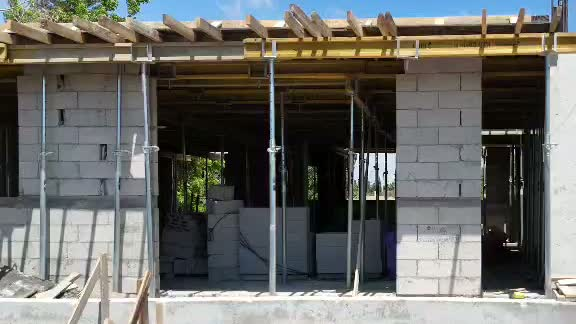
#> input picture _frames/c3_12.jpg, 576 x 324 px
$ python -i sigkit.py   (imports and definitions only)
#> lines starting #> are read from the running program, lines starting #| are printed output that depends on the picture
"""Shared drawing kit for the signature effects: sprites, easing, post effects, procedural worlds and the
synthesized sound effects. Every helper works on BGR uint8 frames (OpenCV) and BGRA uint8 sprites.
"""
from __future__ import annotations
import math
import os
import wave

import cv2
import numpy as np

import hebtext as T

W, H, FPS = 1080, 1920, 30
NAVY, RED, TEAL, MIST, WHITE = (58, 41, 7), (12, 11, 169), (114, 85, 16), (200, 182, 143), (255, 255, 255)
GLOW = (215, 205, 40)          # bright teal for glows and rims (BGR)
GOLD = (40, 180, 235)
GREY_BG = (38, 38, 38)


# ---------------------------------------------------------------- easing
def clamp(x, a=0.0, b=1.0):
    return a if x < a else b if x > b else x


def ease_out(x):
    x = clamp(x)
    return 1 - (1 - x) ** 3


def ease_in(x):
    x = clamp(x)
    return x ** 3


def ease_in_out(x):
    x = clamp(x)
    return 0.5 - 0.5 * math.cos(math.pi * x)


def back_out(x, s=1.9):
    x = clamp(x) - 1
    return 1 + (s + 1) * x ** 3 + s * x ** 2


# [24 lines left out: functions spring, hash01, text_sprite, not called in this run]


def fit_text(text: str, max_w: int, size: int, weight: int = 700) -> int:
    w = T.measure(text, size, weight)[0]
    return size if w <= max_w else max(18, int(size * max_w / max(1, w)))


# [70 lines left out: functions rrect, compose, glowed, blit, add_light, not called in this run]


def over(dst: np.ndarray, src: np.ndarray, mask: np.ndarray) -> None:
    m = mask[..., None] if mask.ndim == 2 else mask
    dst[:] = (dst.astype(np.float32) * (1 - m) + src.astype(np.float32) * m).astype(np.uint8)


# ---------------------------------------------------------------- post effects
# [34 lines left out: functions shake, flash, rgb_split, cold, not called in this run]


def grey(frame: np.ndarray, k: float = 1.0) -> np.ndarray:
    if k <= 0.003:
        return frame
    g = cv2.cvtColor(cv2.cvtColor(frame, cv2.COLOR_BGR2GRAY), cv2.COLOR_GRAY2BGR)
    if k >= 0.997:
        return g
    return cv2.addWeighted(frame, 1 - k, g, k, 0)


# [196 lines left out: functions zoom_center, mosaic, stopwatch, heart, finger, check_mark and 6 more, not called in this run]


WORLDS = {"space": world_space, "underwater": world_underwater, "city": world_city}


# ---------------------------------------------------------------- synthesized sound effects (48 kHz mono, no third party rights)
SR = 48000


def _env(n, a, d):
    t = np.arange(n) / SR
    return np.minimum(1, t / max(1e-4, a)) * np.exp(-t / max(1e-4, d))


# [5 lines left out: function _bp, not called in this run]


def _norm(x, peak=0.89):
    m = np.max(np.abs(x)) or 1
    return x / m * peak


def _sweep(n, f0, f1):
    f = np.geomspace(f0, f1, n)
    return np.sin(2 * np.pi * np.cumsum(f) / SR)


# [115 lines left out: functions _rev, synth_all, not called in this run]

>>> import cv2
>>> picture = cv2.imread('../../_frames/c3_12.jpg')
#> picture is the input picture: shape (324, 576, 3); mean B, G, R 103.2, 107, 106.4
>>> result = grey(picture)
#> in grey, `g = cv2.cvtColor(cv2.cvtColor(frame, cv2.COLOR_BGR2GRAY), cv2.COLOR_GR..`:
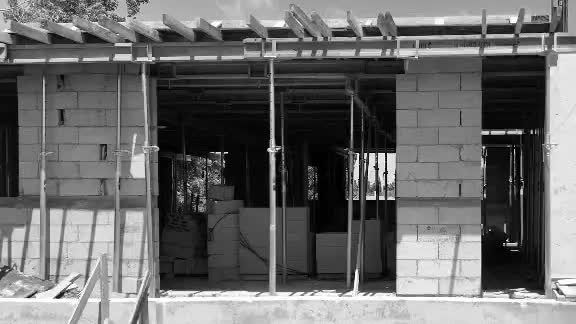
#> g: shape (324, 576, 3); min 0, max 255, mean 106.4

$ run again, on _frames/c3_50.jpg
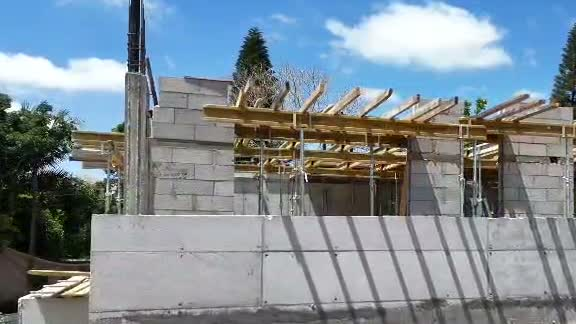
#> input picture _frames/c3_50.jpg, 576 x 324 px
#> picture is the input picture: shape (324, 576, 3); mean B, G, R 149, 140.1, 127.8
#> in grey, `g = cv2.cvtColor(cv2.cvtColor(frame, cv2.COLOR_BGR2GRAY), cv2.COLOR_GR..`:
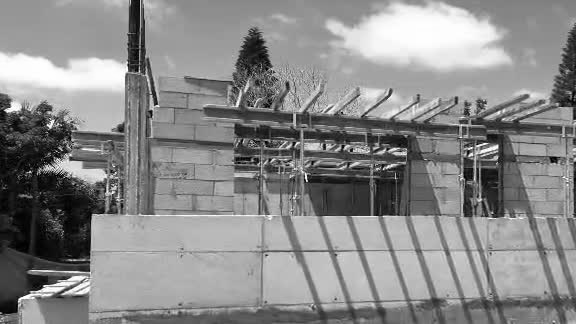
#> g: shape (324, 576, 3); min 0, max 255, mean 137.5

$ run again, on _frames/f1_05.jpg
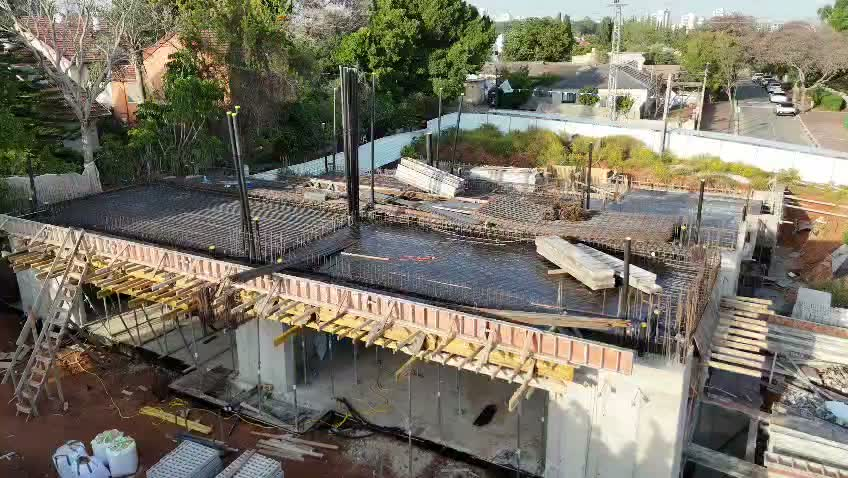
#> input picture _frames/f1_05.jpg, 848 x 478 px
#> picture is the input picture: shape (478, 848, 3); mean B, G, R 101.8, 116.2, 120.9
#> in grey, `g = cv2.cvtColor(cv2.cvtColor(frame, cv2.COLOR_BGR2GRAY), cv2.COLOR_GR..`:
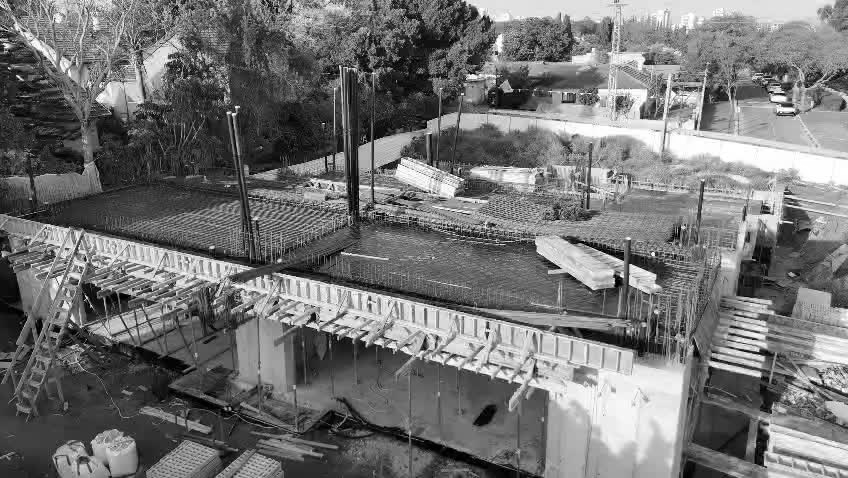
#> g: shape (478, 848, 3); min 0, max 255, mean 116

$ run again, on _frames/f1_20.jpg
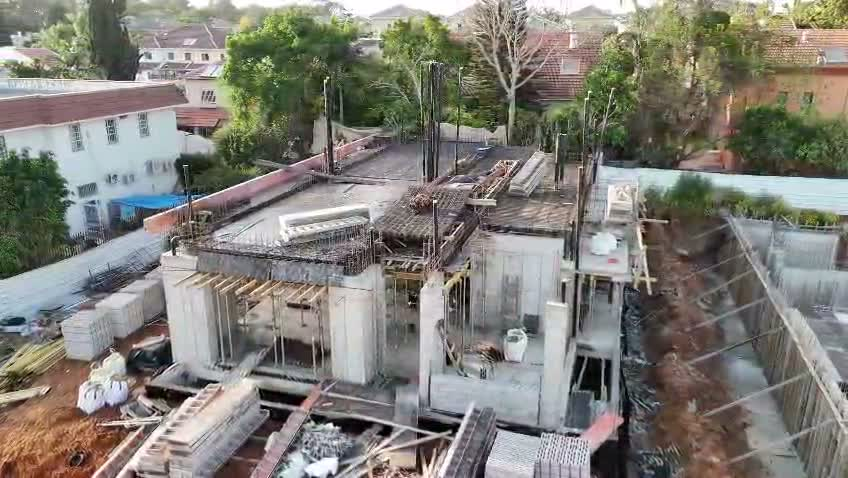
#> input picture _frames/f1_20.jpg, 848 x 478 px
#> picture is the input picture: shape (478, 848, 3); mean B, G, R 119.1, 126.6, 128.8
#> in grey, `g = cv2.cvtColor(cv2.cvtColor(frame, cv2.COLOR_BGR2GRAY), cv2.COLOR_GR..`:
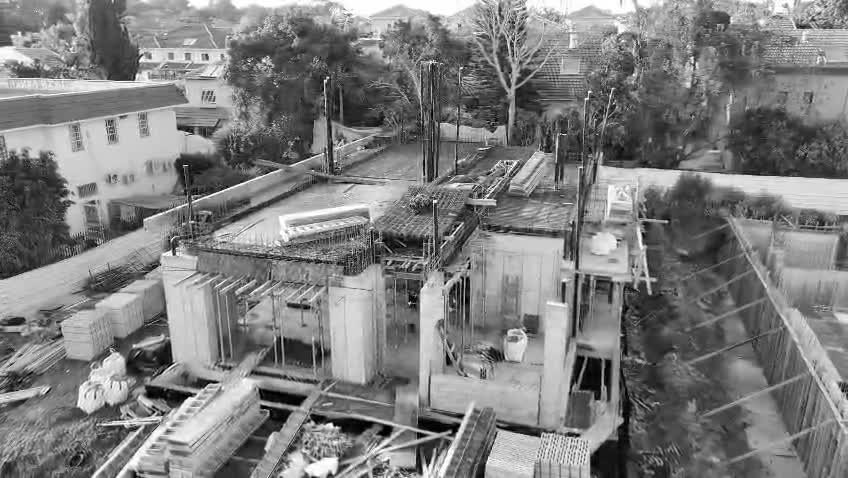
#> g: shape (478, 848, 3); min 0, max 255, mean 126.4
